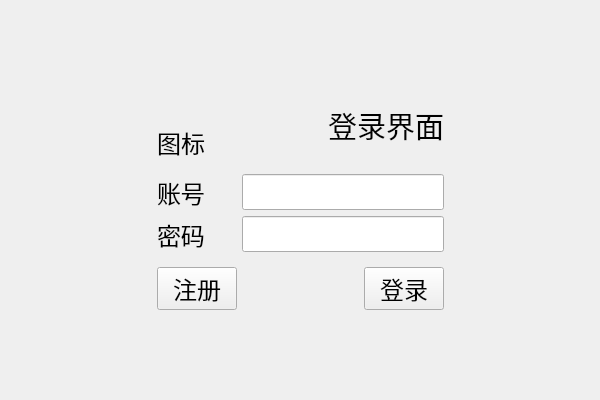
<?xml version="1.0" encoding="UTF-8"?>
<ui version="4.0">
 <class>Widget</class>
 <widget class="QWidget" name="Widget">
  <property name="geometry">
   <rect>
    <x>0</x>
    <y>0</y>
    <width>600</width>
    <height>400</height>
   </rect>
  </property>
  <property name="font">
   <font>
    <pointsize>18</pointsize>
   </font>
  </property>
  <property name="windowTitle">
   <string>登录</string>
  </property>
  <layout class="QGridLayout" name="gridLayout">
   <item row="0" column="1">
    <spacer name="verticalSpacer_4">
     <property name="orientation">
      <enum>Qt::Vertical</enum>
     </property>
     <property name="sizeHint" stdset="0">
      <size>
       <width>20</width>
       <height>99</height>
      </size>
     </property>
    </spacer>
   </item>
   <item row="1" column="0">
    <spacer name="horizontalSpacer_5">
     <property name="orientation">
      <enum>Qt::Horizontal</enum>
     </property>
     <property name="sizeHint" stdset="0">
      <size>
       <width>164</width>
       <height>20</height>
      </size>
     </property>
    </spacer>
   </item>
   <item row="1" column="1">
    <layout class="QVBoxLayout" name="verticalLayout_2">
     <item>
      <layout class="QHBoxLayout" name="horizontalLayout_4">
       <item>
        <layout class="QVBoxLayout" name="verticalLayout">
         <item>
          <widget class="QLabel" name="label_4">
           <property name="baseSize">
            <size>
             <width>80</width>
             <height>80</height>
            </size>
           </property>
           <property name="styleSheet">
            <string notr="true">border-image: url(:/pic/Snipaste_2025-08-12_09-25-16.jpg);</string>
           </property>
           <property name="text">
            <string/>
           </property>
          </widget>
         </item>
         <item>
          <widget class="QLabel" name="label_5">
           <property name="font">
            <font>
             <pointsize>18</pointsize>
            </font>
           </property>
           <property name="text">
            <string>图标</string>
           </property>
           <property name="alignment">
            <set>Qt::AlignCenter</set>
           </property>
          </widget>
         </item>
        </layout>
       </item>
       <item>
        <spacer name="horizontalSpacer_4">
         <property name="orientation">
          <enum>Qt::Horizontal</enum>
         </property>
         <property name="sizeHint" stdset="0">
          <size>
           <width>40</width>
           <height>20</height>
          </size>
         </property>
        </spacer>
       </item>
       <item>
        <widget class="QLabel" name="label">
         <property name="font">
          <font>
           <pointsize>22</pointsize>
          </font>
         </property>
         <property name="text">
          <string>登录界面</string>
         </property>
         <property name="alignment">
          <set>Qt::AlignCenter</set>
         </property>
        </widget>
       </item>
      </layout>
     </item>
     <item>
      <spacer name="verticalSpacer_2">
       <property name="orientation">
        <enum>Qt::Vertical</enum>
       </property>
       <property name="sizeHint" stdset="0">
        <size>
         <width>20</width>
         <height>18</height>
        </size>
       </property>
      </spacer>
     </item>
     <item>
      <layout class="QHBoxLayout" name="horizontalLayout_3">
       <item>
        <widget class="QLabel" name="label_2">
         <property name="text">
          <string>账号</string>
         </property>
        </widget>
       </item>
       <item>
        <spacer name="horizontalSpacer_3">
         <property name="orientation">
          <enum>Qt::Horizontal</enum>
         </property>
         <property name="sizeHint" stdset="0">
          <size>
           <width>40</width>
           <height>20</height>
          </size>
         </property>
        </spacer>
       </item>
       <item>
        <widget class="QLineEdit" name="userEdit"/>
       </item>
      </layout>
     </item>
     <item>
      <layout class="QHBoxLayout" name="horizontalLayout_2">
       <item>
        <widget class="QLabel" name="label_3">
         <property name="text">
          <string>密码</string>
         </property>
        </widget>
       </item>
       <item>
        <spacer name="horizontalSpacer_2">
         <property name="orientation">
          <enum>Qt::Horizontal</enum>
         </property>
         <property name="sizeHint" stdset="0">
          <size>
           <width>40</width>
           <height>20</height>
          </size>
         </property>
        </spacer>
       </item>
       <item>
        <widget class="QLineEdit" name="passwdEdit">
         <property name="echoMode">
          <enum>QLineEdit::Password</enum>
         </property>
        </widget>
       </item>
      </layout>
     </item>
     <item>
      <spacer name="verticalSpacer">
       <property name="orientation">
        <enum>Qt::Vertical</enum>
       </property>
       <property name="sizeHint" stdset="0">
        <size>
         <width>20</width>
         <height>18</height>
        </size>
       </property>
      </spacer>
     </item>
     <item>
      <layout class="QHBoxLayout" name="horizontalLayout">
       <item>
        <widget class="QPushButton" name="registerBt">
         <property name="styleSheet">
          <string notr="true"/>
         </property>
         <property name="text">
          <string>注册</string>
         </property>
        </widget>
       </item>
       <item>
        <spacer name="horizontalSpacer">
         <property name="orientation">
          <enum>Qt::Horizontal</enum>
         </property>
         <property name="sizeHint" stdset="0">
          <size>
           <width>40</width>
           <height>20</height>
          </size>
         </property>
        </spacer>
       </item>
       <item>
        <widget class="QPushButton" name="logoBt">
         <property name="text">
          <string>登录</string>
         </property>
        </widget>
       </item>
      </layout>
     </item>
    </layout>
   </item>
   <item row="1" column="2">
    <spacer name="horizontalSpacer_6">
     <property name="orientation">
      <enum>Qt::Horizontal</enum>
     </property>
     <property name="sizeHint" stdset="0">
      <size>
       <width>163</width>
       <height>20</height>
      </size>
     </property>
    </spacer>
   </item>
   <item row="2" column="1">
    <spacer name="verticalSpacer_3">
     <property name="orientation">
      <enum>Qt::Vertical</enum>
     </property>
     <property name="sizeHint" stdset="0">
      <size>
       <width>20</width>
       <height>98</height>
      </size>
     </property>
    </spacer>
   </item>
  </layout>
 </widget>
 <layoutdefault spacing="6" margin="11"/>
 <resources/>
 <connections/>
</ui>
